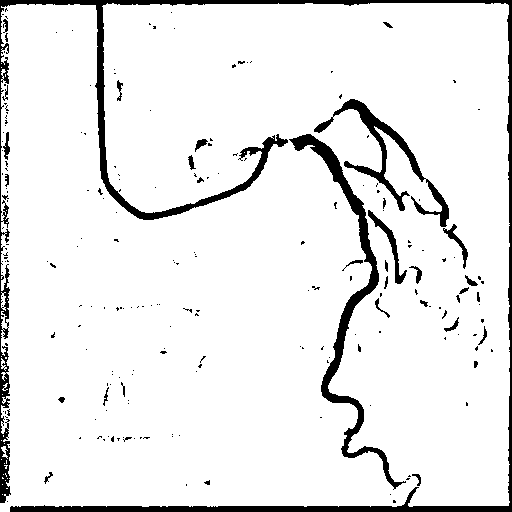
#> input picture Angiogram_1-bin-0.150000-13-247.png, 512 x 512 px
$ python binary.py
#> lines starting #> are read from the running program, lines starting #| are printed output that depends on the picture; after the words box and inside, x2 and y2 are one past the last pixel; in counts of white or black regions, pixels touching at a corner belong together
import cv2
import argparse
import os
import numpy as np

#get user inputs
filename = input('Enter filename: ')
#> the answer given: Angiogram_1-bin-0.150000-13-247.png

#split filename into name and type of image (e.g jpg, png)
name, type = os.path.splitext(filename)

#read original image
img = cv2.imread(filename)
#> img is the input picture: shape (512, 512, 3); 92.2% white; 216 black regions (184 under 20 px), largest, box (x1, y1, x2, y2) and area: (0, 0, 512, 512) 11438, (289, 134, 406, 490) 3876, (314, 99, 449, 227) 2326

#gamma correction
window = 'gamma-corrected'
cv2.namedWindow(window, cv2.WINDOW_NORMAL)
cv2.resizeWindow(window, 1000, 1000)

def gamma_adjust(x):
    global gamma
    gamma = cv2.getTrackbarPos('gamma', window) / 100
    img_np = np.array(img, dtype=np.float32)
    brightened = 255 * (img_np / 255) ** gamma
    brightened = brightened.astype(np.uint8)

    global gray
    gray = cv2.cvtColor(brightened, cv2.COLOR_BGR2GRAY)
    cv2.imshow(window, brightened)

#creating each slider
cv2.createTrackbar('gamma', window, 0, 100, gamma_adjust)
#> slider 'gamma' is set to 33

gamma_adjust(0)
cv2.waitKey(0)
cv2.destroyAllWindows()

#apply blackhat
window = 'blackhat-corrected'
cv2.namedWindow(window, cv2.WINDOW_NORMAL)
cv2.resizeWindow(window, 1000, 1000)

def blackhat_adjust(x):
#> called with x = 0
    global kernel_size
    kernel_size = cv2.getTrackbarPos('kernel_size', window)

    if (kernel_size % 2) == 0: kernel_size += 1

    kernel = cv2.getStructuringElement(cv2.MORPH_RECT, (kernel_size, kernel_size))
    global gray_blackhat
    gray_blackhat = cv2.morphologyEx(gray, cv2.MORPH_BLACKHAT, kernel)
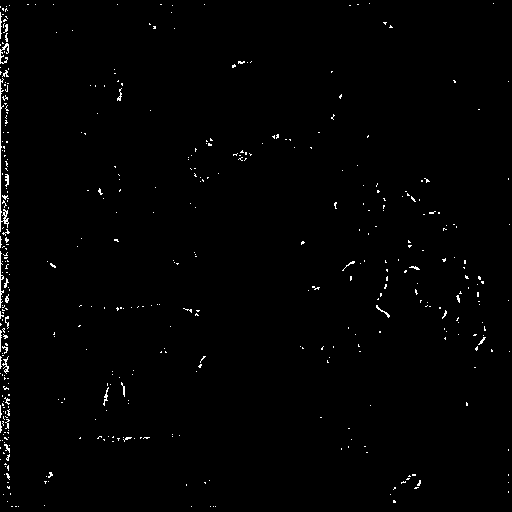
#> gray_blackhat: shape (512, 512); 0.97% white in thin lines or dots
    gray_blackhat = cv2.bitwise_not(gray_blackhat)
#> gray_blackhat: shape (512, 512); 99% white; black in thin lines or dots

    cv2.imshow(window, gray_blackhat)

cv2.createTrackbar('kernel_size', window, 3, 99, blackhat_adjust)

blackhat_adjust(0)
cv2.waitKey(0)
cv2.destroyAllWindows()

#apply binarization
window = 'binary'
cv2.namedWindow(window, cv2.WINDOW_NORMAL)
cv2.resizeWindow(window, 1000, 1000)

def bin_adjust(x):
    global thresh
    thresh = cv2.getTrackbarPos('thresh', window)

    global bin
    ret, bin = cv2.threshold(gray_blackhat, thresh, 255, cv2.THRESH_BINARY)

    cv2.imshow(window, bin)

cv2.createTrackbar('thresh', window, 0, 255, bin_adjust)
#> slider 'thresh' is set to 85

bin_adjust(0)
#> in bin_adjust, `ret, bin = cv2.threshold(gray_blackhat, thresh, 255, cv2.THRESH_BINARY)`: ret = 85
cv2.waitKey(0)
cv2.destroyAllWindows()

cv2.imwrite("%s-bin-%f-%d-%d%s" % (name, gamma, kernel_size, thresh, type), bin)

$ run again, on Angiogram_3-bin-0.250000-23-242.png
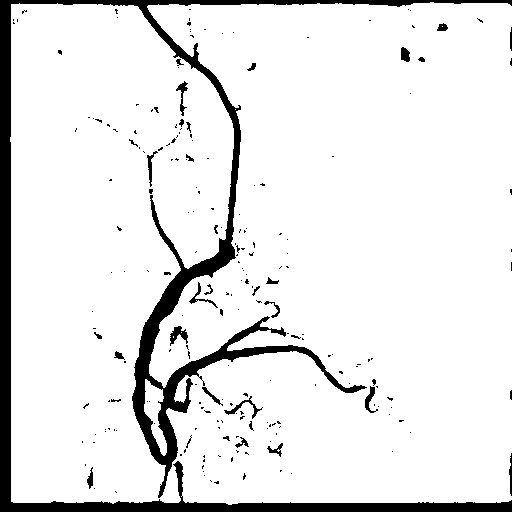
#> input picture Angiogram_3-bin-0.250000-23-242.png, 512 x 512 px
#> img is the input picture: shape (512, 512, 3); 90.6% white; 218 black regions (186 under 20 px), largest, box (x1, y1, x2, y2) and area: (0, 0, 512, 512) 21789, (170, 326, 188, 346) 175, (224, 396, 263, 419) 162
#> in blackhat_adjust, `gray_blackhat = cv2.morphologyEx(gray, cv2.MORPH_BLACKHAT, kernel)`:
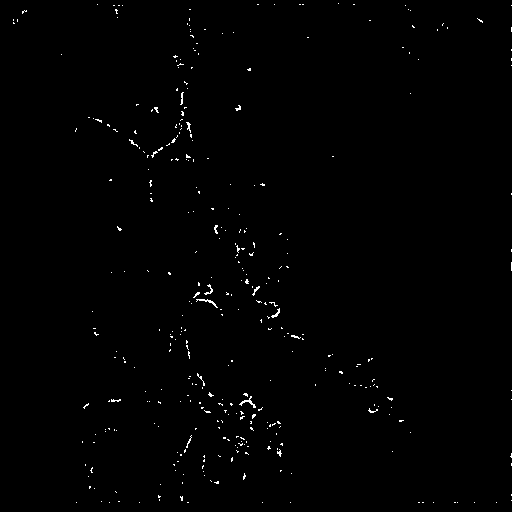
#> gray_blackhat: shape (512, 512); 0.62% white in thin lines or dots
#> ret = 85
